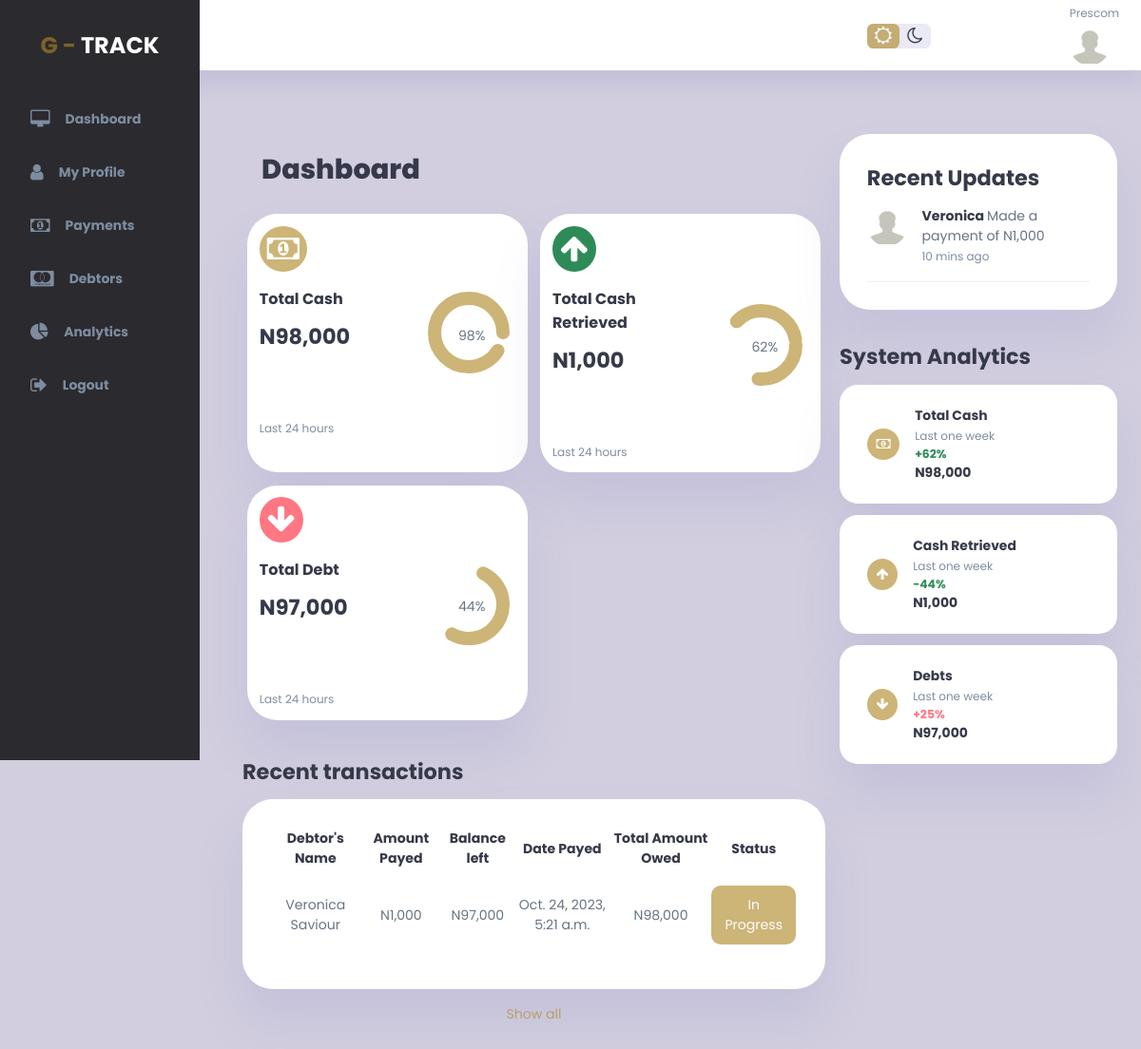
/ (signed in), run on an earlier commit of the app's database.
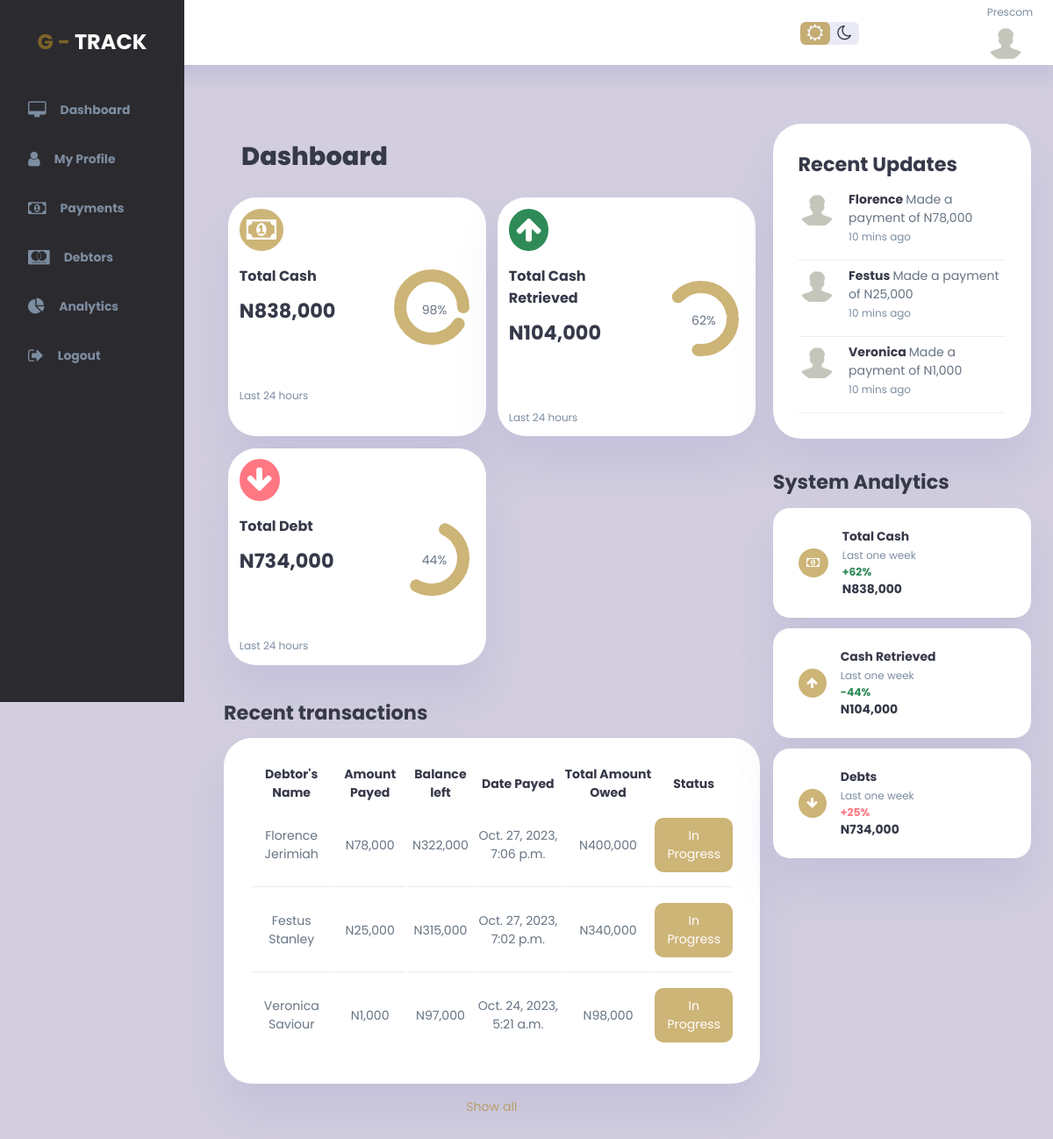
And on a later commit of the database.
### gtrack_app/models.py (models this page shows)
class Payment(models.Model):
    debtor_id = models.ForeignKey(Debtor, on_delete=models.CASCADE, blank=True, null=True)  # Foreign key to Debtor
    client_id = models.ForeignKey(User, on_delete=models.CASCADE, blank=True, null=True)
    medium_of_payment = models.CharField(max_length=65, null=True, blank=True)
    amount_payed = models.DecimalField(max_digits=10, decimal_places=2, null=True)
    status = models.CharField(max_length=65, null=True, blank=True)
    balance_left = models.DecimalField(max_digits=10, decimal_places=2, default=0.00)
    date_payed = models.DateTimeField(auto_now=True)

class Debtor(models.Model):
    client_id = models.IntegerField(blank=True, null=True)
    firstname = models.CharField(max_length=65, null=True, blank=True)
    surname = models.CharField(max_length=65, null=True, blank=True)
    address = models.CharField(max_length=65, null=True, blank=True)
    phone = models.CharField(max_length=65, null=True, blank=True)
    email = models.CharField(max_length=65, null=True, blank=True)
    guarantors_name = models.CharField(max_length=65, null=True, blank=True)
    guarantors_phone = models.CharField(max_length=65, null=True, blank=True)
    guarantors_email = models.CharField(max_length=65, null=True, blank=True)
    amount_owed = models.DecimalField(max_digits=10, decimal_places=2, default=0.00)
    date_captured = models.DateTimeField(auto_now=True)
    due_date = models.DateField(null=True, blank=True)

### gtrack_app/views.py (the view)
# urls.py: path('', views.index, name='index'),
@login_required
def index(request):
    current_user = request.user
    if current_user.is_staff:
        all_payments = Payment.objects.all().order_by('date_payed').reverse()[:5]
        all_debtors = Debtor.objects.all()[:5]
        debtors = Debtor.objects.all()
        payments = Payment.objects.all()
        total = debtors.aggregate(Sum('amount_owed'))['amount_owed__sum']
        retrieved = payments.aggregate(Sum('amount_payed'))['amount_payed__sum']
        if total is None or retrieved is None:
            return render(request, 'error_pages/admin_index.html', {})
        debt = total - retrieved
        return render(request, 'index.html', {'payments': all_payments, 'debtors': all_debtors, "total": total, "retrieved": retrieved, "debt": debt})
    else:
        my_payments = Payment.objects.select_related('debtor_id').filter(client_id=current_user.id).order_by('date_payed').reverse()[:5]
        my_debtors = [payment.debtor_id for payment in my_payments]
        payments = Payment.objects.filter(client_id=current_user.id)
        debtors = Debtor.objects.filter(client_id=current_user.id)
        total = debtors.aggregate(Sum('amount_owed'))['amount_owed__sum']
        retrieved = payments.aggregate(Sum('amount_payed'))['amount_payed__sum']
        if total is None or retrieved is None:
            return render(request, 'error_pages/client_index.html', {})
        debt = total - retrieved
        return render(request, 'clients_dashboard/index.html', {'payments': my_payments, 'debtors': my_debtors, "total": total, "retrieved": retrieved, "debt": debt})

### templates/clients_dashboard/index.html (shortened to what this page needs)
{% extends 'base.html' %}
{% block content %}
{% load static %}
<div class="wrapper">
    <div class="vertical-wrapper" id="sidebar">
        <div class="vertical-bar">
            <div class="logo">
                G - <span>Track</span>
            </div>
            <div class="sidebar">
                <a href="{% url 'index' %}">
                    <i class="fa fa-desktop"></i>
                    <h3>Dashboard</h3>
                </a>
                <a href="{% url 'profile' user_id=user.id %}">
                    <i class="fa fa-user"></i>
                    <h3>My Profile</h3>
                </a>
                <a href="{% url 'my_payments' user_id=user.id %}">
                    <i class="fa fa-money"></i>
                    <h3>Payments</h3>
                </a>
                <a href="{% url 'my_debtors' user_id=user.id %}">
                    <i class="fa fa-cc-mastercard"></i>
                    <h3>Debtors</h3>
                </a>
                <a href="{% url 'my_analytics' user_id=user.id %}">
                    <i class="fa fa-pie-chart"></i>
                    <h3>Analytics</h3>
                </a>
                <a href="{% url 'logout' %}">
                    <i class="fa fa-sign-out"></i>
                    <h3>Logout</h3>
                </a>
            </div>
        </div>
    </div>
    <div class="main-container">
        <div class="top-bar">
            <div class="top-right">
                <div class="theme-toggler">
                    <i class="fa fa-sun-o active"></i>
                    <i class="fa fa-moon-o"></i>
                </div>
                <div class="profile">
                    <div class="info">
                        <small class="text-muted"> {{user.username}}</small>
                    </div>
                    <div class="profile-photo">
                        {% if user.userprofile.profile_pic %}
                        <img src="{{user.userprofile.profile_pic.url}}" width="300" height="300" />
                        {% else %}
                        <img src="{% static 'img/anonymous.jpg' %}" width="300" height="300" />
                        {% endif %}
                    </div>
                </div>
            </div>
        </div>
        <div class="content">
            <main>
                <h1 class="panel-label">Dashboard</h1>
                    {%  load humanize %}
                <div class="insights">
                    <div class="sales">
                        <i class="fa fa-money"></i>
                        <div class="middle">
                            <div class="left">
                                <h3>Total Cash</h3>
                                <h2>N{{total|floatformat:0|intcomma}}</h2>
                            </div>
                            <div class="progress">
                                <svg>
                                    <circle cx="38" cy="38" r="36"></circle>
                                </svg>
                                <div class="number">
                                    <p>98%</p>
                                </div>
                            </div>
                        </div>
                        <small class="text-muted">Last 24 hours</small>
                    </div>
                    <div class="expenses">
                        <i class="fa fa-arrow-up"></i>
                        <div class="middle">
                            <div class="left">
                                <h3>Total Cash Retrieved</h3>
                                <h2>N{{retrieved|floatformat:0|intcomma}}</h2>
                            </div>
                            <div class="progress">
                                <svg>
                                    <circle cx="38" cy="38" r="36"></circle>
                                </svg>
                                <div class="number">
                                    <p>62%</p>
                                </div>
                            </div>
                        </div>
                        <small class="text-muted">Last 24 hours</small>
                    </div>
                    <div class="income">
                        <i class="fa fa-arrow-down"></i>
                        <div class="middle">
                            <div class="left">
                                <h3>Total Debt</h3>
                                <h2>N{{debt|floatformat:0|intcomma}}</h2>
                            </div>
                            <div class="progress">
                                <svg>
                                    <circle cx="38" cy="38" r="36"></circle>
                                </svg>
                                <div class="number">
                                    <p>44%</p>
                                </div>
                            </div>
                        </div>
                        <small class="text-muted">Last 24 hours</small>
                    </div>
                </div>
                <div class="recent-orders">
                    <h2>Recent transactions</h2>
                    <table>
                            <thead>
                                <tr>
                                    <th>Debtor's Name</th>
                                    <th>Amount Payed</th>
                                    <th>Balance left</th>
                                    <th>Date Payed</th>
                                    <th>Total Amount Owed</th>
                                    <th>Status</th>
                                </tr>
                            </thead>
                            <tbody>
                                {% for payment in payments %}
                                <tr>
                                    <td>{{ payment.debtor_id.firstname }} {{ payment.debtor_id.surname }}</td>
                                    <td>N{{ payment.amount_payed|floatformat:0|intcomma }}</td>
                                    <td>N{{ payment.balance_left|floatformat:0|intcomma }}</td>
                                    <td>{{ payment.date_payed }}</td>
                                    <td>N{{ payment.debtor_id.amount_owed|floatformat:0|intcomma }}</td>
                                    <td><a class="status-btn">{{ payment.status }}</a></td>
                                </tr>
                                {% endfor %}
                            </tbody>
                        </table>
                    <a href="#">Show all</a>
                </div>
            </main>
            <div class="right">
                <div class="recent-updates">
                    <h2>Recent Updates</h2>
                    {% for payment in payments %}
                    <div class="updates">
                        <div class="update">
                            <div class="profile-photo">
                                <img src="{% static 'img/anonymous.jpg' %}" alt="mgm">
                            </div>
                            <div class="message">
                                    <td><p><b>{{ payment.debtor_id.firstname }} </b> Made a payment of N{{ payment.amount_payed|floatformat:0|intcomma }}</p></td>
                                <small class="text-muted">10 mins ago</small>
                            </div>
                        </div>
                    </div>
                    {% endfor %}
                </div>
                <div class="sales-analytics">
                    <h2>System Analytics</h2>
                    <div class="item online">
                        <div class="icon">
                            <i class="fa fa-money"></i>
                        </div>
                        <div class="right">
                            <div class="info">
                                <h3>Total Cash</h3>
                                <small class="text-muted"> Last one week</small>
                            </div>
                            <h5 class="success">+62%</h5>
                            <h3>N{{total|floatformat:0|intcomma}}</h3>
                        </div>
                    </div>
                    <div class="item online">
                        <div class="icon">
                            <i class="fa fa-arrow-up"></i>
                        </div>
                        <div class="right">
                            <div class="info">
                                <h3>Cash Retrieved</h3>
                                <small class="text-muted"> Last one week</small>
                            </div>
                            <h5 class="success">-44%</h5>
                            <h3>N{{retrieved|floatformat:0|intcomma}}</h3>
                        </div>
                    </div>
                    <div class="item online">
                        <div class="icon">
                            <i class="fa fa-arrow-down"></i>
                        </div>
                        <div class="right">
                            <div class="info">
                                <h3>Debts</h3>
                                <small class="text-muted"> Last one week</small>
                            </div>
                            <h5 class="danger">+25%</h5>
                            <h3>N{{debt|floatformat:0|intcomma}}</h3>
                        </div>
                    </div>
                </div>
            </div>
        </div>
    </div>
</div>
{% endblock %}

### templates/base.html (shortened to what this page needs)
<!DOCTYPE html>
<html lang="zxx" class="no-js">
<head>
    {% load static %}
    {% load static %}
    <link rel="stylesheet" href="{% static 'css/font-awesome.min.css' %}">
    <link rel="stylesheet" href="{% static 'css/authenticate.css' %}">
    <link rel="stylesheet" href="{% static 'css/admin2.css' %}">
</head>
<body>
<div id="page-wrap">
    {% block content %}
    {% endblock %}
</div>
{% load static %}
</body>
</html>

### static/css/authenticate.css (style rules this page uses)
* { margin: 0; padding: 0; border: 0; box-sizing: border-box; font-family: 'poppins', sans-serif; }

What changed in the data, as far as the page shows it:
added Payment: debtor_id.firstname "Florence", debtor_id.surname "Jerimiah", amount_payed "78,000", balance_left "322,000", date_payed "Oct. 27, 2023, 7:06 p.m.", debtor_id.amount_owed "400,000", status "In Progress"
added Payment: debtor_id.firstname "Festus", debtor_id.surname "Stanley", amount_payed "25,000", balance_left "315,000", date_payed "Oct. 27, 2023, 7:02 p.m.", debtor_id.amount_owed "340,000", status "In Progress"
Also different on the page:
{{ total|floatformat:0|intcomma }}: "98,000" → "838,000"
{{ retrieved|floatformat:0|intcomma }}: "1,000" → "104,000"
{{ debt|floatformat:0|intcomma }}: "97,000" → "734,000"
